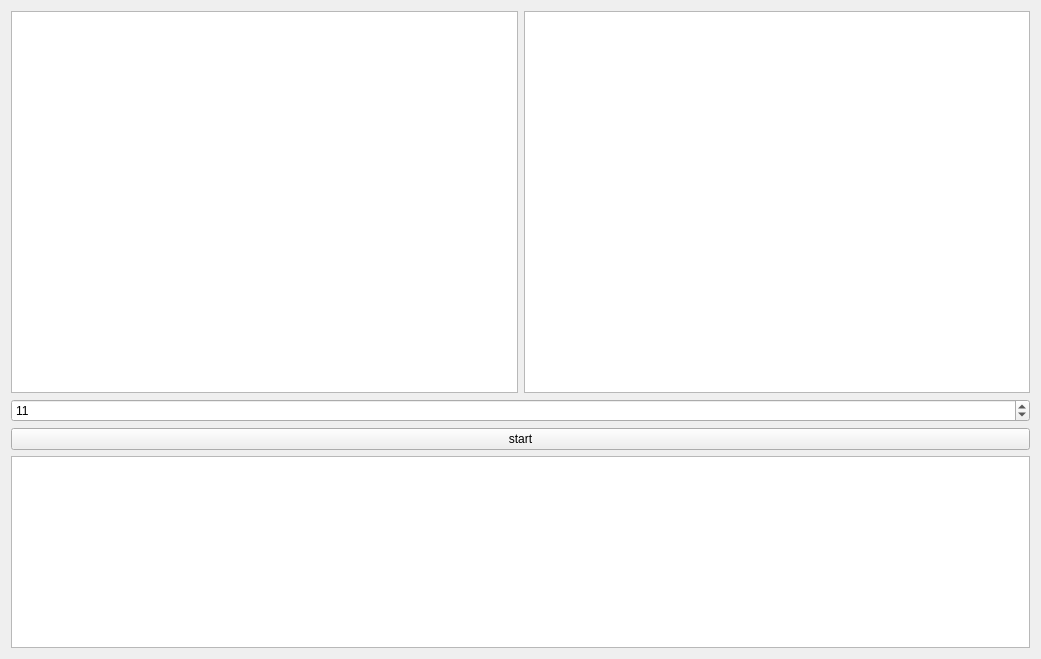
<?xml version="1.0" encoding="UTF-8"?>
<ui version="4.0">
 <class>FindTheSameStrClass</class>
 <widget class="QMainWindow" name="FindTheSameStrClass">
  <property name="geometry">
   <rect>
    <x>0</x>
    <y>0</y>
    <width>1041</width>
    <height>659</height>
   </rect>
  </property>
  <property name="windowTitle">
   <string>FindTheSameStr</string>
  </property>
  <widget class="QWidget" name="centralWidget">
   <property name="autoFillBackground">
    <bool>false</bool>
   </property>
   <layout class="QHBoxLayout" name="horizontalLayout_2">
    <item>
     <layout class="QVBoxLayout" name="verticalLayout" stretch="3,0,0,0">
      <property name="sizeConstraint">
       <enum>QLayout::SetDefaultConstraint</enum>
      </property>
      <item>
       <layout class="QHBoxLayout" name="horizontalLayout">
        <item>
         <widget class="QTextEdit" name="textEdit_2"/>
        </item>
        <item>
         <widget class="QTextEdit" name="textEdit"/>
        </item>
       </layout>
      </item>
      <item>
       <widget class="QSpinBox" name="spinBox">
        <property name="value">
         <number>11</number>
        </property>
       </widget>
      </item>
      <item>
       <widget class="QPushButton" name="pushButton">
        <property name="text">
         <string>start</string>
        </property>
       </widget>
      </item>
      <item>
       <widget class="QListWidget" name="listWidget">
        <property name="selectionMode">
         <enum>QAbstractItemView::ExtendedSelection</enum>
        </property>
       </widget>
      </item>
     </layout>
    </item>
   </layout>
  </widget>
 </widget>
 <layoutdefault spacing="6" margin="11"/>
 <resources>
  <include location="FindTheSameStr.qrc"/>
 </resources>
 <connections/>
</ui>
